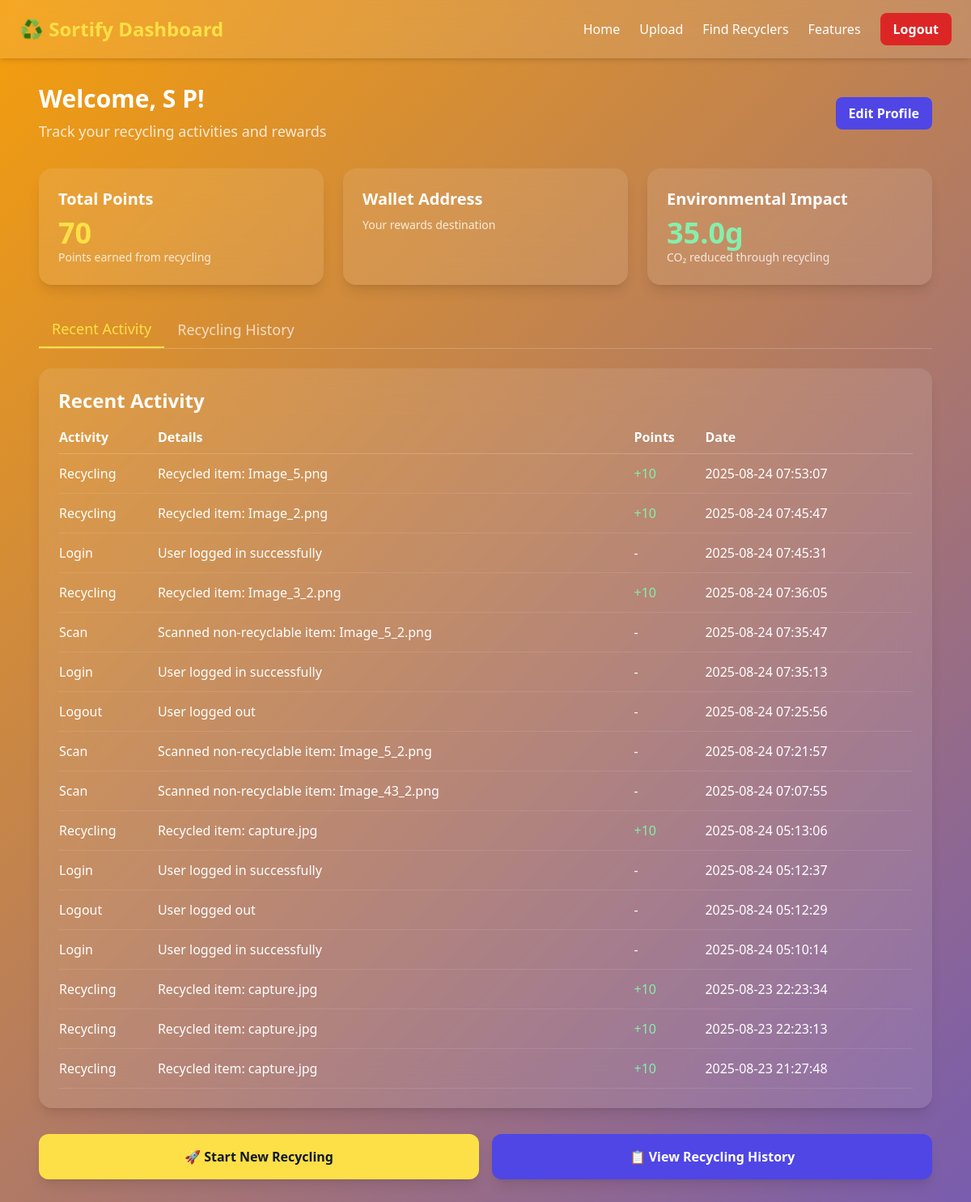
The page /dashboard (signed in) on the database as committed earlier.
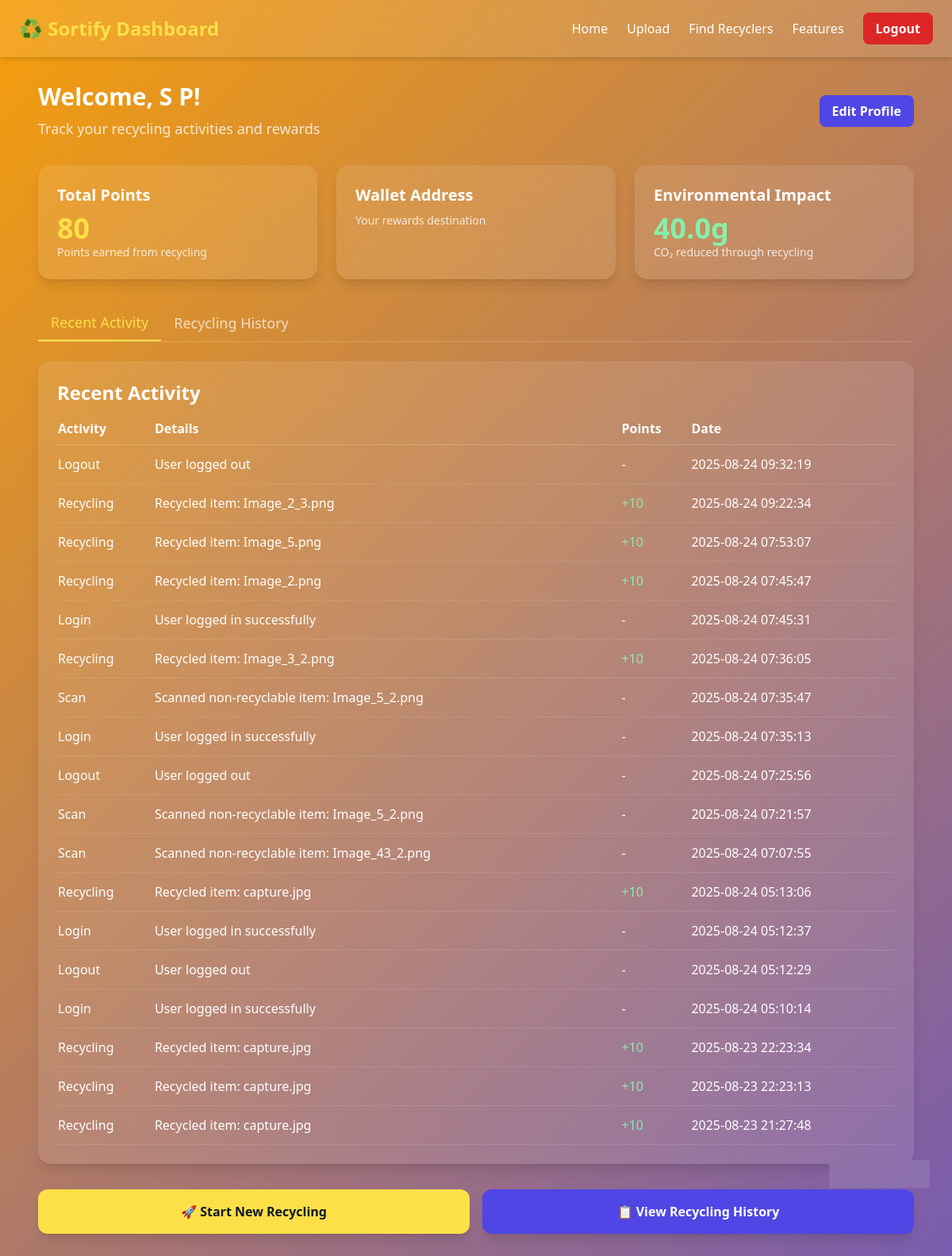
The same page on the database as committed later.
### tables this page shows
CREATE TABLE user_activity
                 (id INTEGER PRIMARY KEY AUTOINCREMENT,
                  user_id INTEGER NOT NULL,
                  activity_type TEXT NOT NULL,
                  activity_details TEXT,
                  points_earned INTEGER DEFAULT 0,
                  created_at TIMESTAMP DEFAULT CURRENT_TIMESTAMP,
                  FOREIGN KEY (user_id) REFERENCES users (id));

### app.py (the view)
@app.route("/dashboard")
@login_required
def dashboard():
    conn = sqlite3.connect('users.db')
    c = conn.cursor()
    c.execute('''SELECT activity_type, activity_details, points_earned, created_at
                 FROM user_activity
                 WHERE user_id = ?
                 ORDER BY created_at DESC
                 LIMIT 20''', (session['user_id'],))
    activities = c.fetchall()
    c.execute('''SELECT SUM(points_earned) FROM user_activity WHERE user_id = ?''',
              (session['user_id'],))
    total_points = c.fetchone()[0] or 0
    c.execute('''SELECT wallet_address FROM users WHERE id = ?''', (session['user_id'],))
    wallet_result = c.fetchone()
    wallet_address = wallet_result[0] if wallet_result else "Not set"
    conn.close()
    return render_template("dashboard.html",
                         user_name=session.get('user_name'),
                         activities=activities,
                         total_points=total_points,
                         wallet_address=wallet_address)

### app.py (called while the page is built)
def login_required(f):
    @wraps(f)
    def decorated_function(*args, **kwargs):
        if 'user_id' not in session:
            flash('Please log in to access this page.', 'warning')
            return redirect(url_for('landing'))
        return f(*args, **kwargs)
    return decorated_function

### templates/dashboard.html (shortened to what this page needs)
<!DOCTYPE html>
<html lang="en">
<head>
    <script src="https://cdn.tailwindcss.com"></script>
</head>
<body class="min-h-screen text-white">
    <header class="w-full bg-white bg-opacity-10 backdrop-blur-lg shadow-md">
        <div class="max-w-7xl mx-auto px-6 py-4 flex justify-between items-center">
            <h1 class="text-2xl font-extrabold text-yellow-300">♻️ Sortify Dashboard</h1>
            <nav class="flex items-center gap-6">
                <a href="{{ url_for('landing') }}" class="hover:text-yellow-300 transition">Home</a>
                <a href="{{ url_for('upload_page') }}" class="hover:text-yellow-300 transition">Upload</a>
                <a href="{{ url_for('recyclers_page') }}" class="hover:text-yellow-300 transition">Find Recyclers</a>
                <a href="{{ url_for('features_page') }}" class="hover:text-yellow-300 transition">Features</a>
                <a href="{{ url_for('logout') }}" class="px-4 py-2 bg-red-600 rounded-lg font-semibold hover:bg-red-700 transition">
                    Logout
                </a>
            </nav>
        </div>
    </header>
    <main class="max-w-6xl mx-auto px-6 py-8">
        <div class="mb-8 flex justify-between items-center">
            <div>
                <h2 class="text-3xl font-bold mb-2">Welcome, {{ user_name }}!</h2>
                <p class="text-lg opacity-80">Track your recycling activities and rewards</p>
            </div>
            <button onclick="openEditProfileModal()" class="px-4 py-2 bg-indigo-600 rounded-lg font-semibold hover:bg-indigo-700 transition">
                Edit Profile
            </button>
        </div>
        <div class="grid grid-cols-1 md:grid-cols-3 gap-6 mb-8">
            <div class="bg-white bg-opacity-10 backdrop-blur-xl p-6 rounded-2xl shadow-lg">
                <h3 class="text-xl font-semibold mb-2">Total Points</h3>
                <p class="text-4xl font-bold text-yellow-300">{{ total_points }}</p>
                <p class="text-sm opacity-80">Points earned from recycling</p>
            </div>
            <div class="bg-white bg-opacity-10 backdrop-blur-xl p-6 rounded-2xl shadow-lg">
                <h3 class="text-xl font-semibold mb-2">Wallet Address</h3>
                <p class="text-sm opacity-80">Your rewards destination</p>
            </div>
            <div class="bg-white bg-opacity-10 backdrop-blur-xl p-6 rounded-2xl shadow-lg">
                <h3 class="text-xl font-semibold mb-2">Environmental Impact</h3>
                <p class="text-4xl font-bold text-green-300">{{ total_points * 0.5 }}g</p>
                <p class="text-sm opacity-80">CO₂ reduced through recycling</p>
            </div>
        </div>
        <div class="flex border-b border-white border-opacity-20 mb-6">
            <button class="tab-button px-4 py-2 font-medium text-lg border-b-2 border-yellow-300 text-yellow-300" data-tab="recent-activity">
                Recent Activity
            </button>
            <button class="tab-button px-4 py-2 font-medium text-lg opacity-70 hover:opacity-100 transition" data-tab="recycling-history">
                Recycling History
            </button>
        </div>
        <div id="recent-activity" class="tab-content">
            <div class="bg-white bg-opacity-10 backdrop-blur-xl p-6 rounded-2xl shadow-lg">
                <h3 class="text-2xl font-semibold mb-4">Recent Activity</h3>
                {% if activities %}
                <div class="overflow-x-auto">
                    <table class="w-full text-left">
                        <thead>
                            <tr class="border-b border-white border-opacity-20">
                                <th class="pb-2">Activity</th>
                                <th class="pb-2">Details</th>
                                <th class="pb-2">Points</th>
                                <th class="pb-2">Date</th>
                            </tr>
                        </thead>
                        <tbody>
                            {% for activity in activities %}
                            <tr class="border-b border-white border-opacity-10">
                                <td class="py-3 capitalize">{{ activity[0] }}</td>
                                <td class="py-3">{{ activity[1] }}</td>
                                <td class="py-3">
                                    {% if activity[2] > 0 %}
                                    <span class="text-green-300">+{{ activity[2] }}</span>
                                    {% else %}
                                    <span>-</span>
                                    {% endif %}
                                </td>
                                <td class="py-3">{{ activity[3].split('.')[0] }}</td>
                            </tr>
                            {% endfor %}
                        </tbody>
                    </table>
                </div>
                {% else %}
                <p class="text-center py-8 opacity-70">No activity yet. Start recycling to earn points!</p>
                {% endif %}
            </div>
        </div>
        <div class="mt-8 flex flex-col sm:flex-row gap-4">
            <a href="{{ url_for('upload_page') }}" class="flex-1 px-6 py-4 bg-yellow-300 text-gray-900 rounded-xl font-bold text-center shadow-lg transform transition hover:scale-105 hover:bg-yellow-400">
                🚀 Start New Recycling
            </a>
            <button onclick="showRecyclingHistory()" class="flex-1 px-6 py-4 bg-indigo-600 text-white rounded-xl font-bold text-center shadow-lg transform transition hover:scale-105 hover:bg-indigo-700">
                📋 View Recycling History
            </button>
        </div>
    </main>
</body>
</html>

### templates/dashboard.html (style rules this page uses)
body { background: linear-gradient(-45deg, #16a34a, #2563eb, #4f46e5, #f59e0b); background-size: 400% 400%; animation: gradientBG 12s ease infinite; }

Rows that differ between the two databases and show on the page:
added user_activity: activity_type "Logout", activity_details "User logged out", created_at "2025-08-24 09:32:19"
added user_activity: activity_type "Recycling", activity_details "Recycled item: Image_2_3.png", points_earned "10", created_at "2025-08-24 09:22:34"
Other text that changed with them:
{{ total_points }}: "70" → "80"
{{ total_points * 0.5 }}: "35.0" → "40.0"
